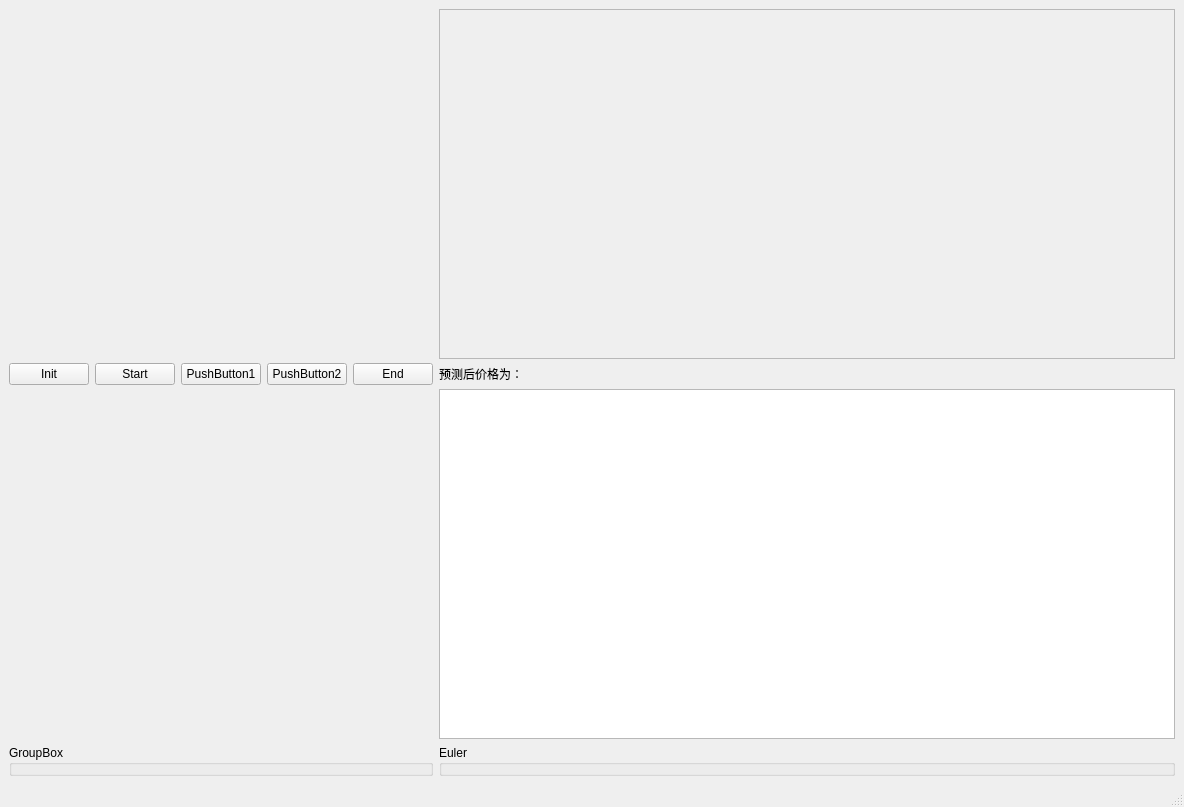
<?xml version="1.0" encoding="UTF-8"?>
<ui version="4.0">
 <class>MainWindow</class>
 <widget class="QMainWindow" name="MainWindow">
  <property name="geometry">
   <rect>
    <x>0</x>
    <y>0</y>
    <width>1184</width>
    <height>807</height>
   </rect>
  </property>
  <property name="windowTitle">
   <string>MainWindow</string>
  </property>
  <widget class="QWidget" name="centralwidget">
   <layout class="QGridLayout" name="gridLayout_2">
    <item row="1" column="0">
     <widget class="QGroupBox" name="groupBox">
      <property name="title">
       <string>GroupBox</string>
      </property>
     </widget>
    </item>
    <item row="0" column="0">
     <layout class="QGridLayout" name="gridLayout">
      <item row="0" column="0">
       <widget class="QPushButton" name="pushButton">
        <property name="text">
         <string>Init</string>
        </property>
       </widget>
      </item>
      <item row="0" column="4">
       <widget class="QPushButton" name="pushButton_5">
        <property name="text">
         <string>End</string>
        </property>
       </widget>
      </item>
      <item row="0" column="2">
       <widget class="QPushButton" name="pushButton_3">
        <property name="text">
         <string>PushButton1</string>
        </property>
       </widget>
      </item>
      <item row="0" column="3">
       <widget class="QPushButton" name="pushButton_4">
        <property name="text">
         <string>PushButton2</string>
        </property>
       </widget>
      </item>
      <item row="0" column="1">
       <widget class="QPushButton" name="pushButton_2">
        <property name="text">
         <string>Start</string>
        </property>
       </widget>
      </item>
     </layout>
    </item>
    <item row="1" column="1">
     <widget class="QGroupBox" name="groupBox_2">
      <property name="title">
       <string>Euler</string>
      </property>
     </widget>
    </item>
    <item row="0" column="1">
     <layout class="QVBoxLayout" name="verticalLayout">
      <item>
       <widget class="QTextEdit" name="textEdit">
        <property name="enabled">
         <bool>false</bool>
        </property>
       </widget>
      </item>
      <item>
       <widget class="QLabel" name="label">
        <property name="text">
         <string>预测后价格为：</string>
        </property>
       </widget>
      </item>
      <item>
       <widget class="QTextBrowser" name="textBrowser">
        <property name="html">
         <string>&lt;!DOCTYPE HTML PUBLIC &quot;-//W3C//DTD HTML 4.0//EN&quot; &quot;http://www.w3.org/TR/REC-html40/strict.dtd&quot;&gt;
&lt;html&gt;&lt;head&gt;&lt;meta name=&quot;qrichtext&quot; content=&quot;1&quot; /&gt;&lt;style type=&quot;text/css&quot;&gt;
p, li { white-space: pre-wrap; }
&lt;/style&gt;&lt;/head&gt;&lt;body style=&quot; font-family:'.AppleSystemUIFont'; font-size:13pt; font-weight:400; font-style:normal;&quot;&gt;
&lt;p style=&quot;-qt-paragraph-type:empty; margin-top:0px; margin-bottom:0px; margin-left:0px; margin-right:0px; -qt-block-indent:0; text-indent:0px;&quot;&gt;&lt;br /&gt;&lt;/p&gt;&lt;/body&gt;&lt;/html&gt;</string>
        </property>
       </widget>
      </item>
     </layout>
    </item>
   </layout>
  </widget>
  <widget class="QMenuBar" name="menubar">
   <property name="geometry">
    <rect>
     <x>0</x>
     <y>0</y>
     <width>1184</width>
     <height>22</height>
    </rect>
   </property>
  </widget>
  <widget class="QStatusBar" name="statusbar"/>
 </widget>
 <resources/>
 <connections/>
</ui>
